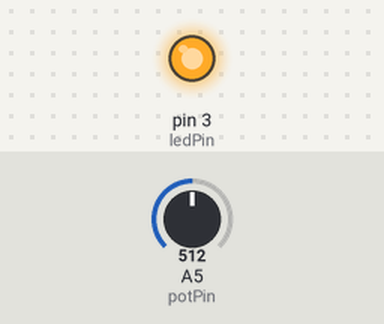
The sketch below on a simulated Arduino Uno, built with avr-gcc and run on an emulated ATmega328P. Parts: output pins drawn as LEDs (lit = HIGH). The inputs (shaded band) are chosen by the test bench; at power-on: A5 (potPin) = 512.

Above: at 11.0 s.
11.1 s: A5 (potPin) set to 122
At 16.7 s:
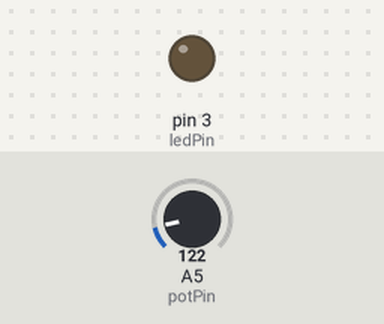
21.3 s: A5 (potPin) set to 0
Timing chart, 0 to 37.5 s (numbered marks = the images above; inputs shaded):
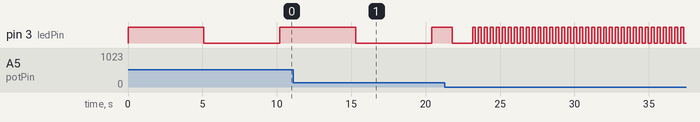

The sketch:

code.ino
```cpp
const int potPin = A5;
const int ledPin = 3;

void setup() {
    pinMode(ledPin, OUTPUT);
}

void loop() {
    int potVal = analogRead(potPin);
    int blinkDelay = map(potVal, 0, 1023, 200, 10000);

    digitalWrite(ledPin, HIGH);
    delay(blinkDelay);
    digitalWrite(ledPin, LOW);
    delay(blinkDelay);
}
```

Measured:
- by itself, pin 3 (ledPin): repeats every 0.40 s: HIGH 0.20 s, LOW 0.20 s
